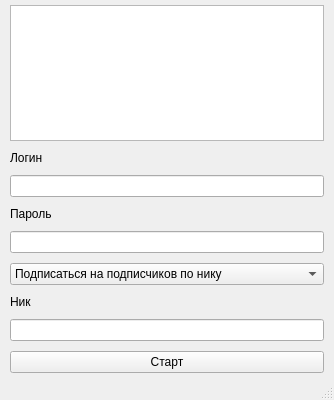
<?xml version="1.0" encoding="UTF-8"?>
<ui version="4.0">
 <class>MainWindow</class>
 <widget class="QMainWindow" name="MainWindow">
  <property name="geometry">
   <rect>
    <x>0</x>
    <y>0</y>
    <width>334</width>
    <height>400</height>
   </rect>
  </property>
  <property name="windowTitle">
   <string>MainWindow</string>
  </property>
  <widget class="QWidget" name="centralwidget">
   <property name="layoutDirection">
    <enum>Qt::LeftToRight</enum>
   </property>
   <layout class="QVBoxLayout" name="verticalLayout_4">
    <property name="spacing">
     <number>10</number>
    </property>
    <property name="leftMargin">
     <number>10</number>
    </property>
    <property name="topMargin">
     <number>5</number>
    </property>
    <property name="rightMargin">
     <number>10</number>
    </property>
    <property name="bottomMargin">
     <number>5</number>
    </property>
    <item>
     <widget class="QTextEdit" name="progress_box">
      <property name="readOnly">
       <bool>true</bool>
      </property>
     </widget>
    </item>
    <item>
     <widget class="QLabel" name="login_label">
      <property name="text">
       <string>Логин</string>
      </property>
     </widget>
    </item>
    <item>
     <widget class="QLineEdit" name="login"/>
    </item>
    <item>
     <widget class="QLabel" name="password_label">
      <property name="text">
       <string>Пароль</string>
      </property>
     </widget>
    </item>
    <item>
     <widget class="QLineEdit" name="password"/>
    </item>
    <item>
     <widget class="QComboBox" name="type_chooser">
      <item>
       <property name="text">
        <string>Подписаться на подписчиков по нику</string>
       </property>
      </item>
      <item>
       <property name="text">
        <string>Подписаться на подписчиков по хештегу (без #)</string>
       </property>
      </item>
      <item>
       <property name="text">
        <string>Подписаться по хештегу</string>
       </property>
      </item>
      <item>
       <property name="text">
        <string>Удалить подписки</string>
       </property>
      </item>
     </widget>
    </item>
    <item>
     <widget class="QLabel" name="type_label">
      <property name="text">
       <string>Ник</string>
      </property>
     </widget>
    </item>
    <item>
     <widget class="QLineEdit" name="choose_box"/>
    </item>
    <item>
     <widget class="QPushButton" name="start_btn">
      <property name="focusPolicy">
       <enum>Qt::StrongFocus</enum>
      </property>
      <property name="autoFillBackground">
       <bool>false</bool>
      </property>
      <property name="text">
       <string>Старт</string>
      </property>
      <property name="checkable">
       <bool>true</bool>
      </property>
      <property name="autoDefault">
       <bool>false</bool>
      </property>
      <property name="default">
       <bool>false</bool>
      </property>
      <property name="flat">
       <bool>false</bool>
      </property>
     </widget>
    </item>
   </layout>
  </widget>
  <widget class="QMenuBar" name="menubar">
   <property name="geometry">
    <rect>
     <x>0</x>
     <y>0</y>
     <width>334</width>
     <height>25</height>
    </rect>
   </property>
  </widget>
  <widget class="QStatusBar" name="statusbar">
   <property name="enabled">
    <bool>true</bool>
   </property>
  </widget>
 </widget>
 <resources/>
 <connections/>
</ui>
